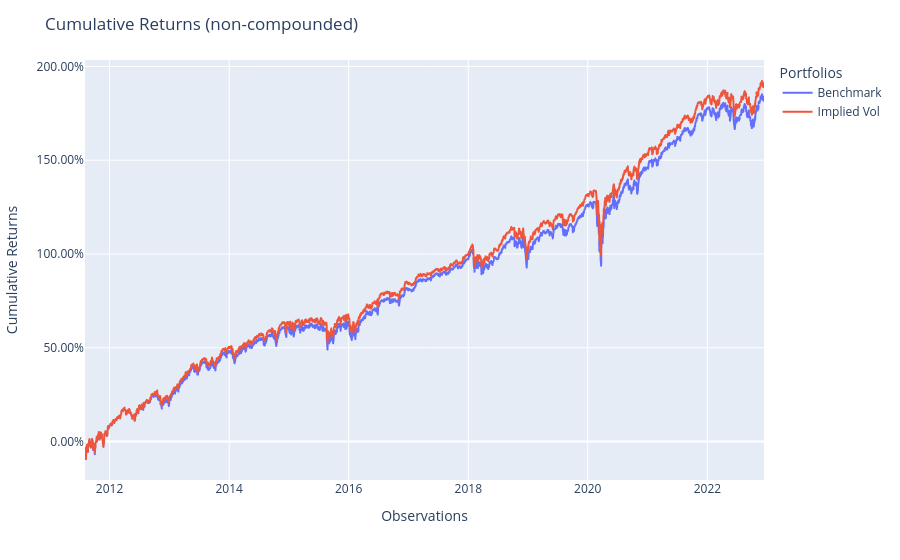

Notebook cell for this chart:
### Code cell
population.plot_cumulative_returns()

### Figure 1 — Plotly figure (JSON) as saved in the notebook; plotly's stock layout.template omitted (floating-point values rounded to 4 significant figures; data arrays with more than 128 entries replaced by an {"elided": "..."} marker saying what was removed)
{"data": [{"hovertemplate": "variable=Benchmark<br>index=%{x}<br>value=%{y}<extra></extra>", "legendgroup": "Benchmark", "line": {"color": "#636efa", "dash": "solid"}, "marker": {"symbol": "circle"}, "mode": "lines", "name": "Benchmark", "showlegend": true, "type": "scattergl", "x": {"elided": "2860 str values"}, "xaxis": "x", "y": {"elided": "2860 float values"}, "yaxis": "y"}, {"hovertemplate": "variable=Implied Vol<br>index=%{x}<br>value=%{y}<extra></extra>", "legendgroup": "Implied Vol", "line": {"color": "#EF553B", "dash": "solid"}, "marker": {"symbol": "circle"}, "mode": "lines", "name": "Implied Vol", "showlegend": true, "type": "scattergl", "x": {"elided": "2860 str values"}, "xaxis": "x", "y": {"elided": "2860 float values"}, "yaxis": "y"}], "layout": {"legend": {"title": {"text": "Portfolios"}, "tracegroupgap": 0}, "margin": {"t": 60}, "title": {"text": "Cumulative Returns (non-compounded)"}, "xaxis": {"anchor": "y", "domain": [0, 1], "title": {"text": "Observations"}}, "yaxis": {"anchor": "x", "domain": [0, 1], "tickformat": ".2%", "title": {"text": "Cumulative Returns"}}}}
